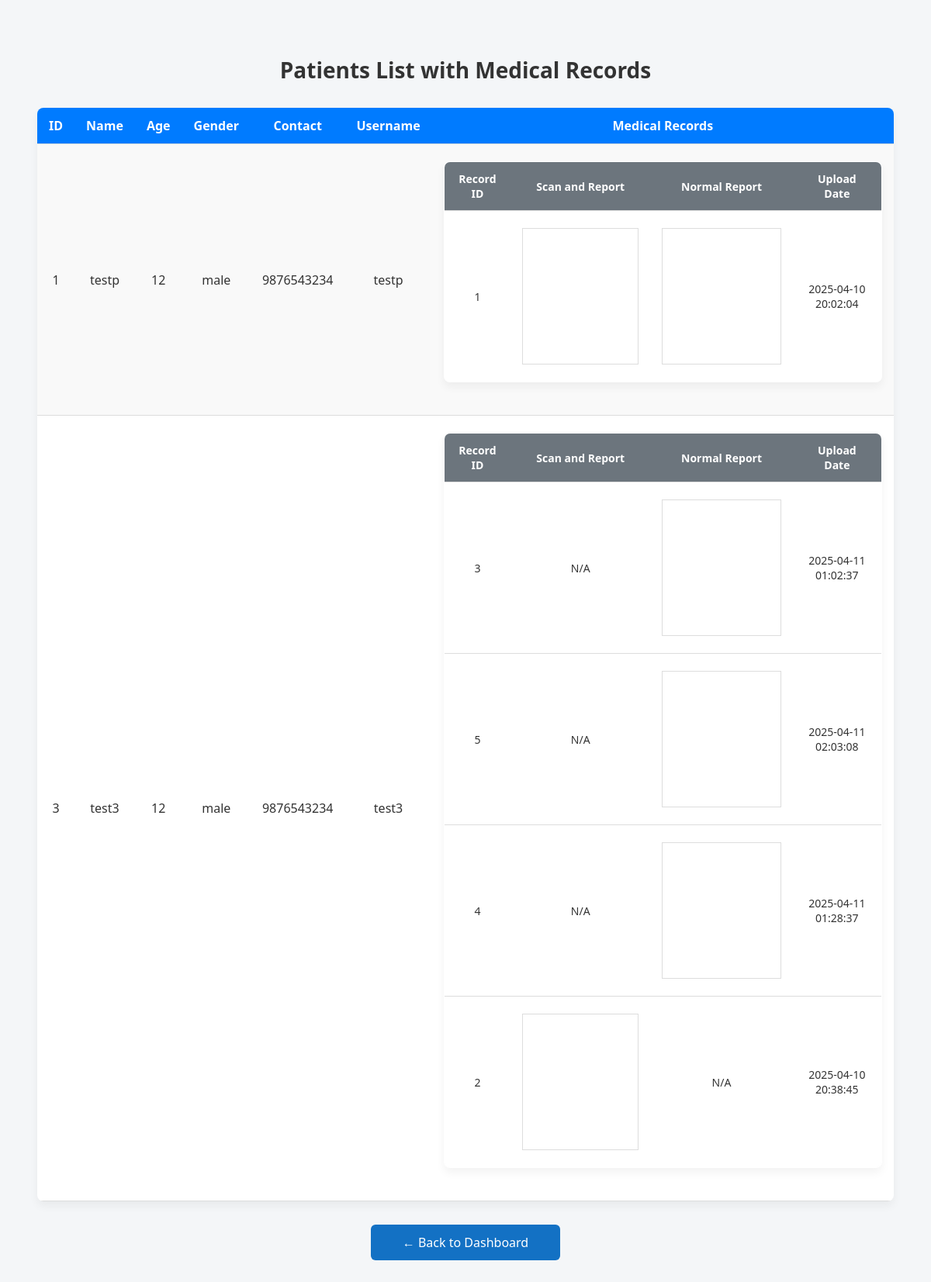
/labadmin/view_patients (signed in), run on the app's committed database.
### tables this page shows
CREATE TABLE medical_records (
    id INTEGER PRIMARY KEY AUTOINCREMENT,
    username TEXT NOT NULL,
    scan_and_report TEXT,
    normal_report TEXT,
    upload_date DATE,
    FOREIGN KEY (username) REFERENCES patients(username));

CREATE TABLE patients (
    id INTEGER PRIMARY KEY AUTOINCREMENT,
    name TEXT NOT NULL,
    age INTEGER NOT NULL,
    gender TEXT NOT NULL,
    contact TEXT,
    username TEXT UNIQUE NOT NULL);

### app.py (the view)
@app.route('/labadmin/view_patients')
def labadmin_view_patients():
    if 'role' in session and session['role'] == 'labadmin':
        conn = get_db()
        conn.row_factory = sqlite3.Row
        cursor = conn.cursor()
        cursor.execute("""
            SELECT p.id as patient_id, p.name, p.age, p.gender, p.contact, p.username,mr.id,
                   mr.scan_and_report, mr.normal_report, mr.upload_date
            FROM patients p
            LEFT JOIN medical_records mr ON p.username = mr.username
            ORDER BY p.id
        """)
        rows = cursor.fetchall()
        patients = {}
        for row in rows:
            username = row["username"]
            if username not in patients:
                patients[username] = {
                    "id": row["patient_id"],
                    "name": row["name"],
                    "age": row["age"],
                    "gender": row["gender"],
                    "contact": row["contact"],
                    "id": row["id"],
                    "username": username,
                    "records": []
                }
            if row["scan_and_report"] or row["normal_report"]:
                patients[username]["records"].append({
                    "id": row["id"],
                    "scan_and_report": row["scan_and_report"],
                    "normal_report": row["normal_report"],
                    "upload_date": row["upload_date"]
                })
        conn.close()
        return render_template("labadmin_view_patients.html", patients=patients)
    return redirect("/login")

### db.py (called while the page is built)
def get_db():
    conn = sqlite3.connect(DATABASE)
    conn.row_factory = sqlite3.Row
    return conn

### templates/labadmin_view_patients.html (shortened to what this page needs)
<!DOCTYPE html>
<html lang="en">
<head>
</head>
<body>
    <h2>Patients List with Medical Records</h2>
    <table>
        <tr>
            <th>ID</th>
            <th>Name</th>
            <th>Age</th>
            <th>Gender</th>
            <th>Contact</th>
            <th>Username</th>
            <th>Medical Records</th>
        </tr>
        {% for username, patient in patients.items() %}
        <tr>
            <td>{{ patient.id }}</td>
            <td>{{ patient.name }}</td>
            <td>{{ patient.age }}</td>
            <td>{{ patient.gender }}</td>
            <td>{{ patient.contact }}</td>
            <td>{{ username }}</td>
            <td>
                {% if patient.records %}
                <table class="nested-table">
                    <thead>
                        <tr>
                            <th>Record ID</th>
                            <th>Scan and Report</th>
                            <th>Normal Report</th>
                            <th>Upload Date</th>
                        </tr>
                    </thead>
                    <tbody>
                        {% for record in patient.records %}
                        <tr>
                            <td>{{ record.id }}</td>
                            <td>
                                {% if record.scan_and_report %}
                                    {% set file_id = record.scan_and_report.split('/d/')[1].split('/')[0] %}
                                    <div class="iframe-container">
                                        <iframe src="https://drive.google.com/file/d/{{ file_id }}/preview" frameborder="0"></iframe>
                                    </div>
                                {% else %}
                                    N/A
                                {% endif %}
                            </td>
                            <td>
                                {% if record.normal_report %}
                                    {% set file_id = record.normal_report.split('/d/')[1].split('/')[0] %}
                                    <div class="iframe-container">
                                        <iframe src="https://drive.google.com/file/d/{{ file_id }}/preview" frameborder="0"></iframe>
                                    </div>
                                {% else %}
                                    N/A
                                {% endif %}
                            </td>
                            <td>{{ record.upload_date }}</td>
                        </tr>
                        {% endfor %}
                    </tbody>
                </table>
                {% else %}
                <em>No medical records found.</em>
                {% endif %}
            </td>
        </tr>
        {% endfor %}
    </table>
    <a href="/labadmin" class="back-btn">← Back to Dashboard</a>
</body>
</html>

### templates/labadmin_view_patients.html (style rules this page uses)
body { font-family: 'Segoe UI', sans-serif; background-color: #f4f6f8; padding: 40px; color: #333; }
h2 { text-align: center; font-size: 28px; margin-bottom: 30px; }
table { width: 100%; border-collapse: collapse; margin-bottom: 30px; background-color: white; border-radius: 8px; overflow: hidden; box-shadow: 0 6px 12px rgba(0, 0, 0, 0.05); }
th, td { padding: 12px 15px; text-align: center; border-bottom: 1px solid #ddd; }
th { background-color: #007bff; color: white; }
tr:nth-child(even) { background-color: #f9f9f9; }
.nested-table { width: 100%; margin-top: 10px; border: 1px solid #ccc; }
.nested-table th { background-color: #6c757d; color: white; font-size: 14px; }
.nested-table td { font-size: 14px; background-color: #fff; }
.back-btn { display: block; width: 220px; margin: 0 auto; padding: 12px; text-align: center; background-color: #1371c4; color: white; border-radius: 6px; text-decoration: none; font-size: 16px; transition: background-color 0.3s ease; }
.iframe-container { max-width: 600px; max-height: 400px; margin: 10px auto; border: 1px solid #ddd; padding: 10px; overflow: hidden; }
iframe { width: 100%; height: 100%; border: none; }

### data on the page
medical_records: id "1", name "testp", age "12", gender "male", contact "9876543234", username "testp", upload_date "2025-04-10 20:02:04"
medical_records: id "3", name "test3", age "12", gender "male", contact "9876543234", username "test3", scan_and_report "N/A", upload_date "2025-04-11 01:02:37"
medical_records: id "5", scan_and_report "N/A", upload_date "2025-04-11 02:03:08"
medical_records: id "4", scan_and_report "N/A", upload_date "2025-04-11 01:28:37"
medical_records: id "2", normal_report "N/A", upload_date "2025-04-10 20:38:45"
